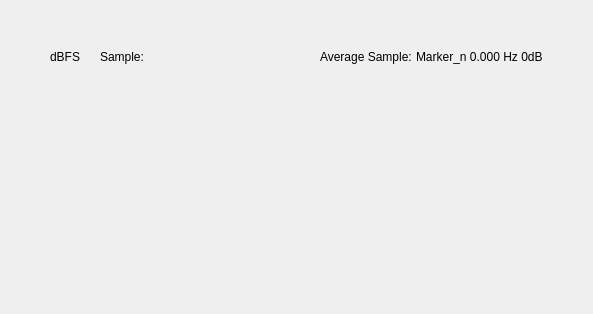
         <widget class="QWidget" name="widgetPlotContainer" native="true">
          <property name="sizePolicy">
           <sizepolicy hsizetype="Expanding" vsizetype="Expanding">
            <horstretch>0</horstretch>
            <verstretch>0</verstretch>
           </sizepolicy>
          </property>
          <property name="plot_container" stdset="0">
           <bool>true</bool>
          </property>
          <layout class="QGridLayout" name="gridLayout">
           <property name="leftMargin">
            <number>50</number>
           </property>
           <property name="topMargin">
            <number>50</number>
           </property>
           <property name="rightMargin">
            <number>50</number>
           </property>
           <property name="bottomMargin">
            <number>20</number>
           </property>
           <property name="horizontalSpacing">
            <number>0</number>
           </property>
           <property name="verticalSpacing">
            <number>10</number>
           </property>
           <item row="0" column="0">
            <layout class="QHBoxLayout" name="hLayout_plotTopBar">
             <property name="spacing">
              <number>0</number>
             </property>
             <item>
              <widget class="QLabel" name="lblMagUnit">
               <property name="text">
                <string>dBFS</string>
               </property>
              </widget>
             </item>
             <item>
              <spacer name="horizontalSpacer_12">
               <property name="orientation">
                <enum>Qt::Horizontal</enum>
               </property>
               <property name="sizeType">
                <enum>QSizePolicy::Fixed</enum>
               </property>
               <property name="sizeHint" stdset="0">
                <size>
                 <width>20</width>
                 <height>0</height>
                </size>
               </property>
              </spacer>
             </item>
             <item>
              <widget class="QLabel" name="lbl_crtSampleNb">
               <property name="minimumSize">
                <size>
                 <width>200</width>
                 <height>0</height>
                </size>
               </property>
               <property name="maximumSize">
                <size>
                 <width>200</width>
                 <height>16777215</height>
                </size>
               </property>
               <property name="text">
                <string>Sample:</string>
               </property>
              </widget>
             </item>
             <item>
              <spacer name="horizontalSpacer_14">
               <property name="orientation">
                <enum>Qt::Horizontal</enum>
               </property>
               <property name="sizeType">
                <enum>QSizePolicy::Fixed</enum>
               </property>
               <property name="sizeHint" stdset="0">
                <size>
                 <width>20</width>
                 <height>0</height>
                </size>
               </property>
              </spacer>
             </item>
             <item>
              <widget class="QLabel" name="lbl_crtAvgSample">
               <property name="text">
                <string>Average Sample: </string>
               </property>
              </widget>
             </item>
             <item>
              <spacer name="horizontalSpacer_13">
               <property name="orientation">
                <enum>Qt::Horizontal</enum>
               </property>
               <property name="sizeHint" stdset="0">
                <size>
                 <width>0</width>
                 <height>10</height>
                </size>
               </property>
              </spacer>
             </item>
             <item>
              <widget class="QLabel" name="lbl_crtMarkerReading">
               <property name="text">
                <string>Marker_n 0.000 Hz 0dB</string>
               </property>
              </widget>
             </item>
            </layout>
           </item>
           <item row="2" column="0">
            <widget class="adiscope::MarkerTable" name="markerTable" native="true"/>
           </item>
           <item row="1" column="0">
            <widget class="QWidget" name="plot_placeholder" native="true">
             <property name="minimumSize">
              <size>
               <width>200</width>
               <height>200</height>
              </size>
             </property>
            </widget>
           </item>
           <item row="3" column="0">
            <layout class="QHBoxLayout" name="hLayout_plotBottomBar">
             <property name="spacing">
              <number>0</number>
             </property>
            </layout>
           </item>
           <item row="4" column="0">
            <widget class="adiscope::InstrumentNotes" name="instrumentNotes" native="true"/>
           </item>
          </layout>
         </widget>
